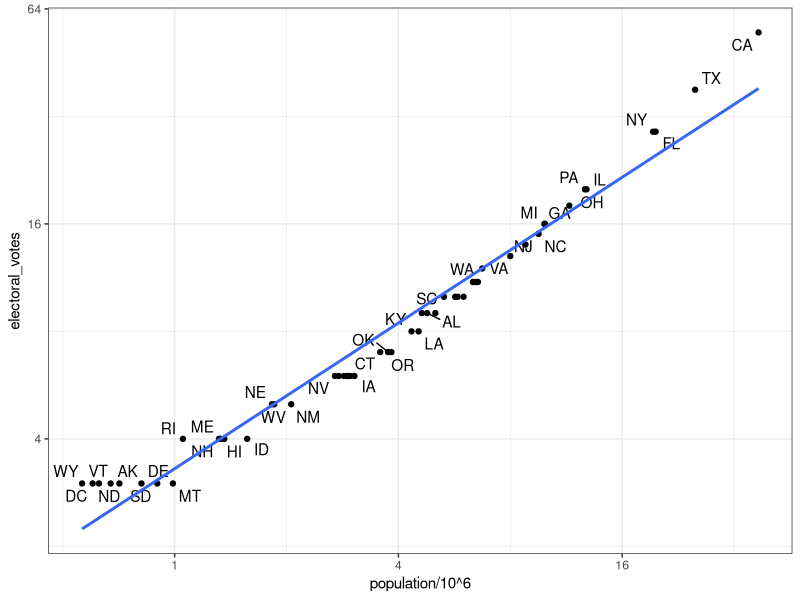

Here is the R script that generated this plot:
# import US murders data
library(tidyverse)
library(ggrepel)
library(dslabs)
ds_theme_set()
data(murders)
head(murders)

# import US election results data
data(polls_us_election_2016)
head(results_us_election_2016)
identical(results_us_election_2016$state, murders$state)

# join the murders table and US election results table
tab <- left_join(murders, results_us_election_2016, by = "state")
head(tab)

# plot electoral votes versus population
tab %>% ggplot(aes(population/10^6, electoral_votes, label = abb)) +
  geom_point() +
  geom_text_repel() + 
  scale_x_continuous(trans = "log2") +
  scale_y_continuous(trans = "log2") +
  geom_smooth(method = "lm", se = FALSE)

# make two smaller tables to demonstrate joins
tab1 <- slice(murders, 1:6) %>% select(state, population)
tab1
tab2 <- slice(results_us_election_2016, c(1:3, 5, 7:8)) %>% select(state, electoral_votes)
tab2

# experiment with different joins
left_join(tab1, tab2)
tab1 %>% left_join(tab2)
tab1 %>% right_join(tab2)
inner_join(tab1, tab2)
semi_join(tab1, tab2)
anti_join(tab1, tab2)

# Set Operators

# intersect vectors or data frames
intersect(1:10, 6:15)
intersect(c("a","b","c"), c("b","c","d"))
tab1 <- tab[1:5,]
tab2 <- tab[3:7,]
intersect(tab1, tab2)

# perform a union of vectors or data frames
union(1:10, 6:15)
union(c("a","b","c"), c("b","c","d"))
tab1 <- tab[1:5,]
tab2 <- tab[3:7,]
union(tab1, tab2)

# set difference of vectors or data frames
setdiff(1:10, 6:15)
setdiff(6:15, 1:10)
tab1 <- tab[1:5,]
tab2 <- tab[3:7,]
setdiff(tab1, tab2)

# setequal determines whether sets have the same elements, regardless of order
setequal(1:5, 1:6)
setequal(1:5, 5:1)
setequal(tab1, tab2)
